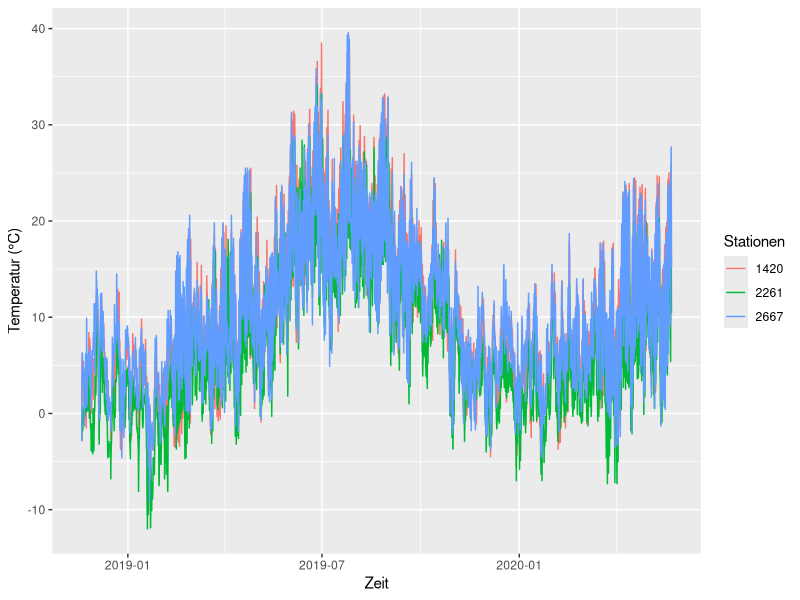
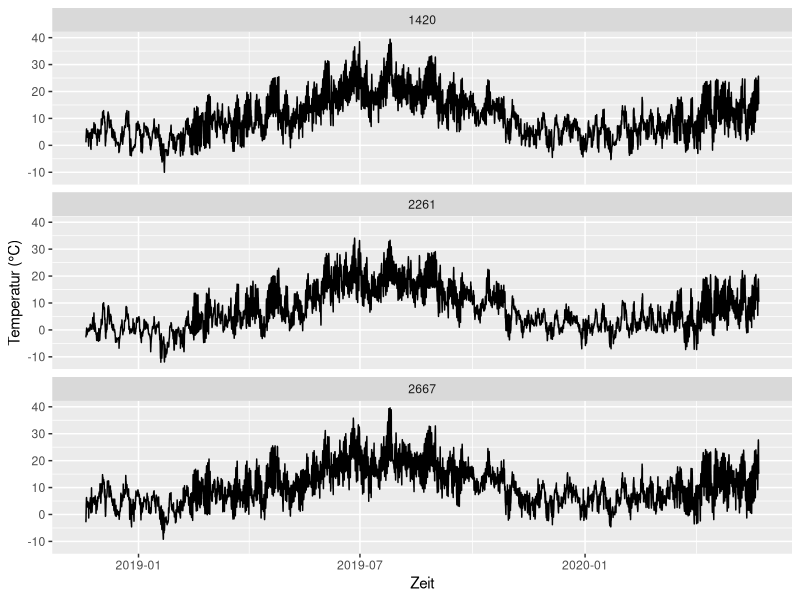
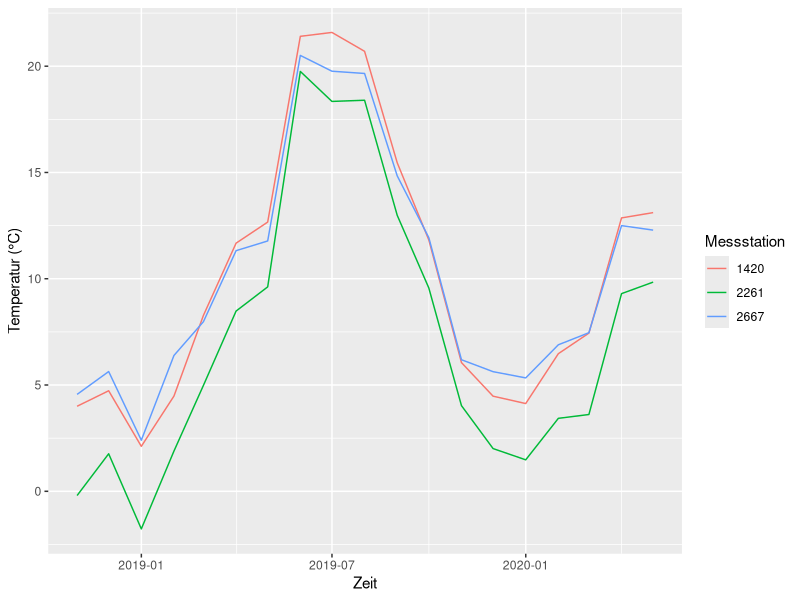
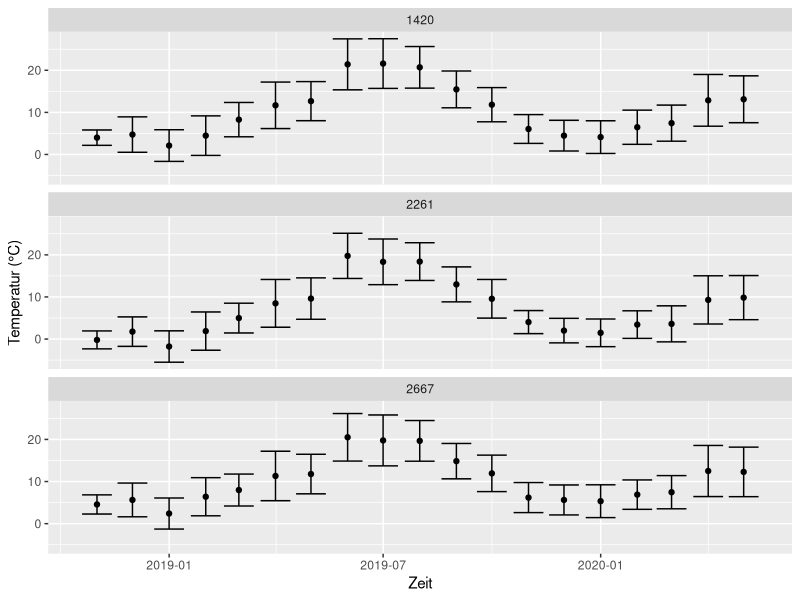
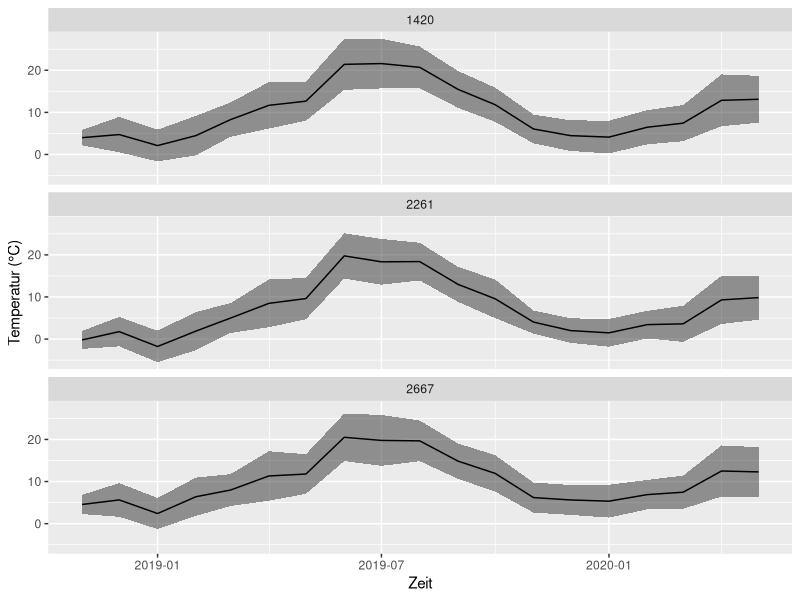
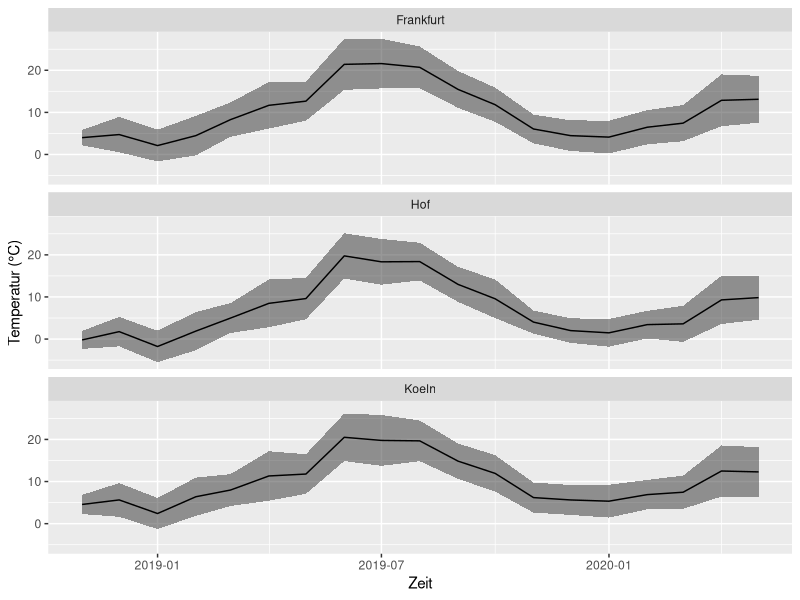

The R script that drew these images, in order:
## ---- chunk 1
#| echo: false
#| warning: false
library(tidyverse)
library(kableExtra)
library(lubridate)
## ---- chunk 2
temp_humid <- read_delim('Daten/Drei_Stationen.csv', delim = ';', trim_ws = T)
## ---- chunk 3
temp_humid
## ---- chunk 4
glimpse(temp_humid)
## ---- chunk 5
#| message: false
#| warning: false
library(lubridate)

temp_humid$MESS_DATUM <- ymd_h(temp_humid$MESS_DATUM)

temp_humid
## ---- chunk 6
station_ids <-  c('2261' = 'Hof', '1420' = 'Frankfurt', '2667' = 'Koeln')
## ---- chunk 7
temp_humid %>% 
  count(STATIONS_ID)
## ---- chunk 8
temp_humid %>% 
  filter(STATIONS_ID == '2667') %>%
  count(STATIONS_ID)
## ---- chunk 9
temp_humid %>% 
  filter(STATIONS_ID == '2667' | STATIONS_ID == '2261') %>%
  count(STATIONS_ID)
## ---- chunk 10
temp_humid %>% 
  filter(STATIONS_ID != '1420') %>%
  count(STATIONS_ID)
## ---- chunk 11
temp_humid %>% 
  filter(STATIONS_ID %in% c('2667', '2261')) %>%
  count(STATIONS_ID)
## ---- chunk 12
#| out-width: "90%"
ggplot(data = temp_humid, aes(x = MESS_DATUM, y = TT_TU, color = as_factor(STATIONS_ID))) + 
  geom_line() +
  labs(x = 'Zeit', y = 'Temperatur (°C)', color = 'Stationen')
## ---- chunk 13
#| out-width: "90%"
ggplot(data = temp_humid, aes(x = MESS_DATUM, y = TT_TU)) + 
  geom_line() +
  facet_wrap(~STATIONS_ID, nrow = 3) +
  labs(x = 'Zeit', y = 'Temperatur (°C)')
## ---- chunk 14
temp_humid <- temp_humid %>% 
  mutate(year = year(MESS_DATUM))
## ---- chunk 15
#| warning: false
#| error: false

yearly_means <- temp_humid %>%
  group_by(STATIONS_ID, year) %>% 
  summarize(mean_T = mean(TT_TU))
## ---- chunk 16
yearly_means
## ---- chunk 17
temp_humid <- temp_humid %>% 
  mutate(month = month(MESS_DATUM))

temp_humid
## ---- chunk 18
#| warning: false
#| error: false
monthly_means <- temp_humid %>%
  group_by(STATIONS_ID, year, month) %>% 
  summarize(mean_T = mean(TT_TU), sd_T = sd(TT_TU))

monthly_means
## ---- chunk 19
monthly_means <- ungroup(monthly_means)
## ---- chunk 20
monthly_means <- monthly_means %>%
  mutate(year_month = parse_date_time(paste0(year, month), orders = 'ym', tz = 'CET'))

monthly_means
## ---- chunk 21
#| out-width: "90%"
ggplot(data = monthly_means, aes(x = year_month, y = mean_T, col = factor(STATIONS_ID))) + 
  geom_line() + 
  labs(x = 'Zeit', y = 'Temperatur (°C)', color = 'Messstation')
## ---- chunk 22
#| out-width: "90%"
ggplot(monthly_means, aes(x = year_month, y = mean_T, ymin = mean_T - sd_T, ymax = mean_T + sd_T)) +
  geom_errorbar() +
  geom_point() +
  facet_wrap(~STATIONS_ID, nrow = 3) + 
  labs(x = 'Zeit', y = 'Temperatur (°C)')
## ---- chunk 23
#| out-width: "90%"
ggplot(monthly_means, aes(x = year_month, y = mean_T, ymin = mean_T - sd_T, ymax = mean_T + sd_T)) +
  geom_ribbon(alpha = 0.5) +
  geom_line() +
  facet_wrap(~STATIONS_ID, nrow = 3) + 
  labs(x = 'Zeit', y = 'Temperatur (°C)')
## ---- chunk 24
station_ids
## ---- chunk 25
#| out-width: "90%"
ggplot(monthly_means, aes(x = year_month, y = mean_T, ymin = mean_T - sd_T, ymax = mean_T + sd_T)) +
  geom_ribbon(alpha = 0.5) +
  geom_line() +
  facet_wrap(~STATIONS_ID, nrow = 3, labeller = labeller(STATIONS_ID = station_ids)) + 
  labs(x = 'Zeit', y = 'Temperatur (°C)')
